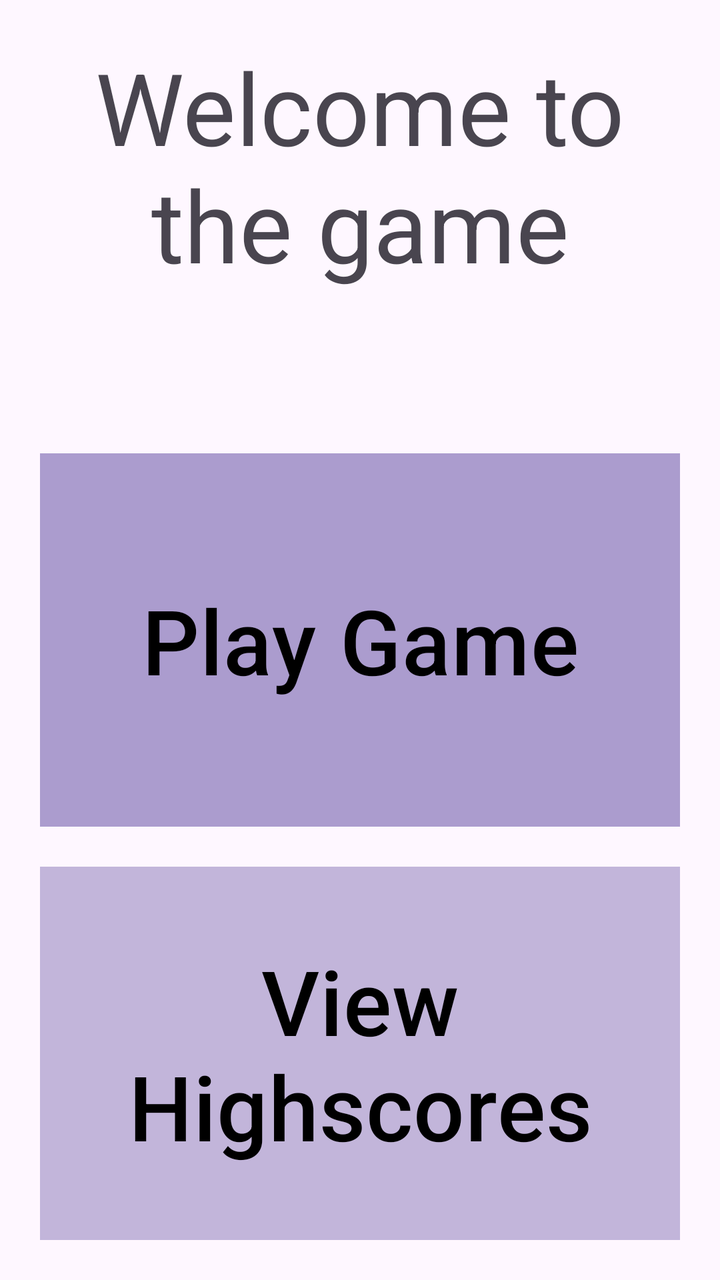
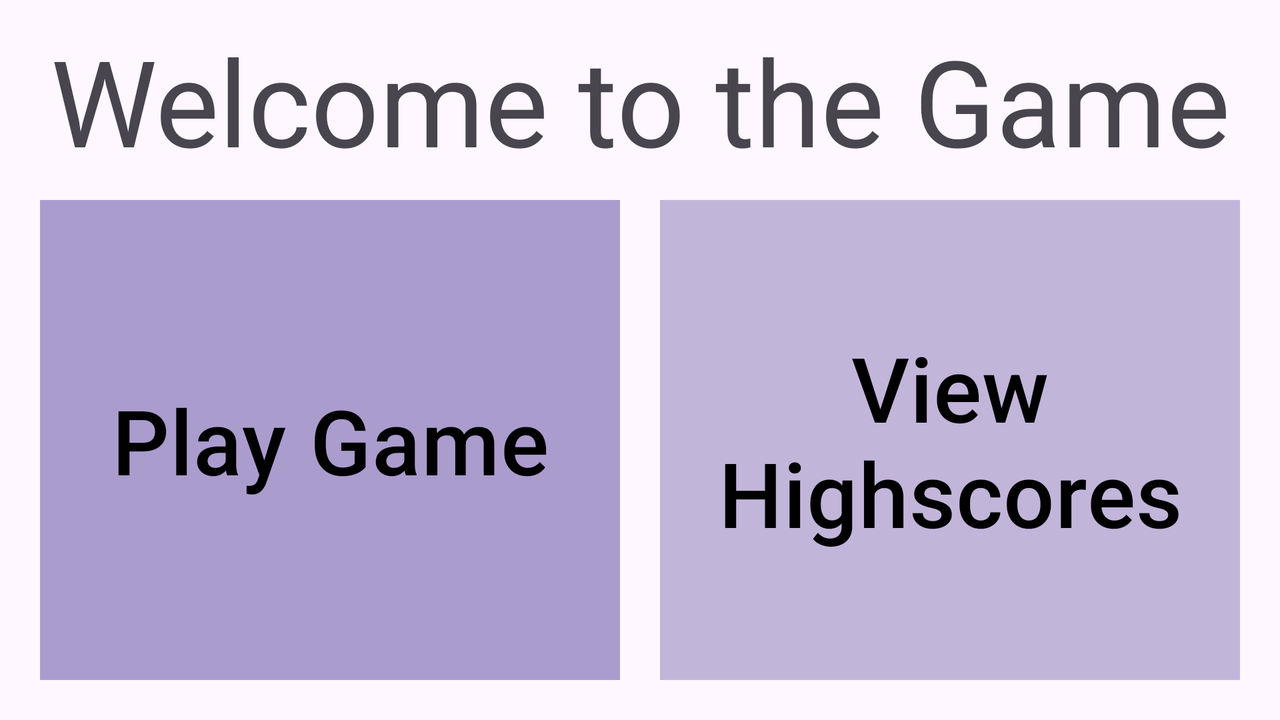

One screen, two layout resources from the same app: the default and the repository's alternative for another configuration. Each is rendered where Android would select it; the XML of both is given below.
<!-- AndroidManifest.xml: application theme Theme.MidtermProj -->
<!-- res/layout/fragment_main.xml -->
<?xml version="1.0" encoding="utf-8"?>
<LinearLayout xmlns:android="http://schemas.android.com/apk/res/android"
    xmlns:app="http://schemas.android.com/apk/res-auto"
    xmlns:tools="http://schemas.android.com/tools"
    android:id="@+id/root"
    android:layout_width="match_parent"
    android:layout_height="match_parent"
    android:layout_margin="10dp"
    android:orientation="vertical"
    tools:context=".MainFragment">

    <TextView
        android:id="@+id/textWelcome"
        android:layout_width="match_parent"
        android:layout_height="match_parent"
        android:layout_weight="0.5"
        android:padding="10dp"
        android:text="Welcome to the game"
        android:textAlignment="center"
        android:textSize="50dp" />

    <Button
        android:id="@+id/bPlay"
        android:layout_width="match_parent"
        android:layout_height="match_parent"
        android:layout_margin="10dp"
        android:layout_weight="0.5"
        android:background="#8A3B3349"
        android:backgroundTint="#7C2C1D1D"
        android:outlineProvider="paddedBounds"
        android:text="Play Game"
        android:textAlignment="center"
        android:textColor="#000000"
        android:textSize="45dp"
        app:cornerRadius="10dp"
        app:iconTint="#402929" />

    <Button
        android:id="@+id/bHighscores"
        android:layout_width="match_parent"
        android:layout_height="match_parent"
        android:layout_margin="10dp"
        android:layout_weight="0.5"
        android:background="#66FFFFFF"
        android:text="View Highscores"
        android:textAlignment="center"
        android:textColor="#000000"
        android:textSize="45dp" />
</LinearLayout>
<!-- resources referenced by this layout -->
<resources>
  <style name="Theme.MidtermProj" parent="Base.Theme.MidtermProj" />
  <style name="Base.Theme.MidtermProj" parent="Theme.Material3.DayNight.NoActionBar">
          
          
      </style>
</resources>
<!-- res/layout-land/fragment_main.xml (the repository's variant of the layout above) -->
<!-- drawn on the phone turned sideways -->
<?xml version="1.0" encoding="utf-8"?>
<LinearLayout

    xmlns:android="http://schemas.android.com/apk/res/android"
    xmlns:app="http://schemas.android.com/apk/res-auto"
    xmlns:tools="http://schemas.android.com/tools"
    android:id="@+id/root"
    android:layout_width="match_parent"
    android:layout_height="match_parent"
    android:layout_margin="10dp"
    android:orientation="vertical"
    tools:context=".MainFragment">

    <TextView
        android:id="@+id/textWelcome"
        android:layout_width="match_parent"
        android:layout_height="wrap_content"
        android:text="Welcome to the Game"
        android:textAlignment="center"
        android:textSize="60sp"></TextView>

    <LinearLayout
        android:layout_width="match_parent"
        android:layout_height="0dp"
        android:orientation="horizontal"
        android:layout_weight="1">

        <Button
            android:id="@+id/bPlay"
            android:layout_width="0dp"
            android:layout_height="match_parent"
            android:layout_weight="1"
            android:text="Play Game"
            android:textAlignment="center"
            android:textColor="#000000"
            android:textSize="45sp"
            android:layout_margin="10dp"
            android:background="#8A3B3349"
            android:backgroundTint="#7C2C1D1D"
            android:outlineProvider="paddedBounds"
            app:cornerRadius="10dp"
            app:iconTint="#402929" />

        <Button
            android:id="@+id/bHighscores"
            android:layout_width="0dp"
            android:layout_height="match_parent"
            android:layout_weight="1"
            android:text="View Highscores"
            android:textAlignment="center"
            android:textColor="#000000"
            android:textSize="45sp"
            android:layout_margin="10dp"
            android:background="#66FFFFFF" />

    </LinearLayout>
</LinearLayout>
